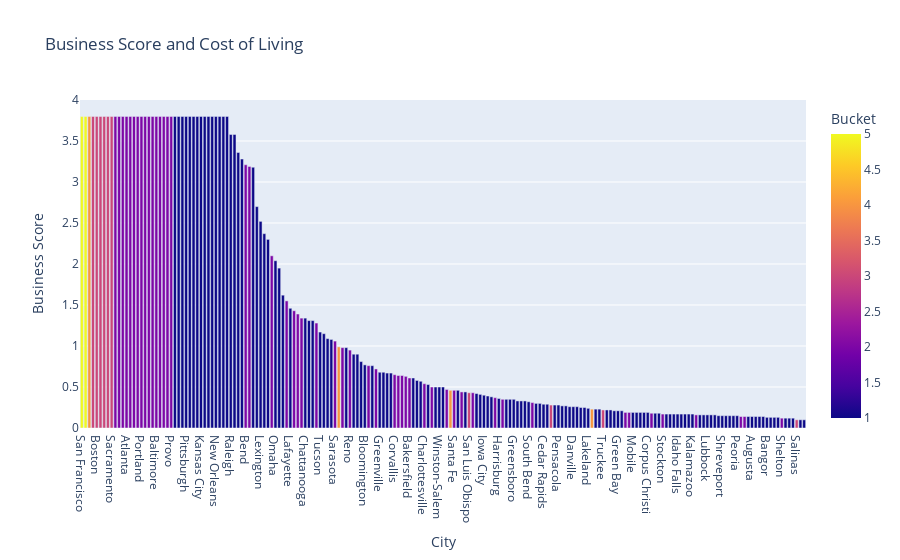

This figure's notebook cell:
### Code cell
k_df_bsb = k_df2.sort_values(by=['Business Score','Bucket'], ascending = False)
fig = px.bar(k_df_bsb, x = "City", y="Business Score", color = "Bucket", title="Business Score and Cost of Living")
fig.show()
# group these visually or only take the ones with max scores, we can then overlay the Qaultity Score

### Figure 1 — Plotly figure (JSON) as saved in the notebook; plotly's stock layout.template omitted (floating-point values rounded to 4 significant figures; data arrays with more than 128 entries replaced by an {"elided": "..."} marker saying what was removed)
{"data": [{"alignmentgroup": "True", "hovertemplate": "City=%{x}<br>Business Score=%{y}<br>Bucket=%{marker.color}<extra></extra>", "legendgroup": "", "marker": {"color": {"elided": "195 int values"}, "coloraxis": "coloraxis", "pattern": {"shape": ""}}, "name": "", "offsetgroup": "", "orientation": "v", "showlegend": false, "textposition": "auto", "type": "bar", "x": {"elided": "195 str values"}, "xaxis": "x", "y": {"elided": "195 float values"}, "yaxis": "y"}], "layout": {"barmode": "relative", "coloraxis": {"colorbar": {"title": {"text": "Bucket"}}, "colorscale": [[0, "#0d0887"], [0.1111, "#46039f"], [0.2222, "#7201a8"], [0.3333, "#9c179e"], [0.4444, "#bd3786"], [0.5556, "#d8576b"], [0.6667, "#ed7953"], [0.7778, "#fb9f3a"], [0.8889, "#fdca26"], [1, "#f0f921"]]}, "legend": {"tracegroupgap": 0}, "title": {"text": "Business Score and Cost of Living"}, "xaxis": {"anchor": "y", "domain": [0, 1], "title": {"text": "City"}}, "yaxis": {"anchor": "x", "domain": [0, 1], "title": {"text": "Business Score"}}}}
